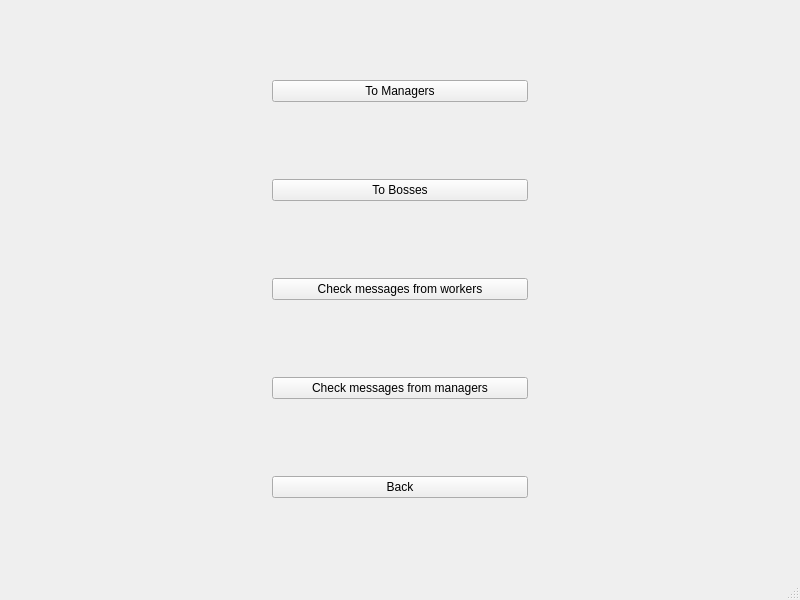
<?xml version="1.0" encoding="UTF-8"?>
<ui version="4.0">
 <class>BossMenu</class>
 <widget class="QMainWindow" name="BossMenu">
  <property name="geometry">
   <rect>
    <x>0</x>
    <y>0</y>
    <width>800</width>
    <height>600</height>
   </rect>
  </property>
  <property name="windowTitle">
   <string>MainWindow</string>
  </property>
  <widget class="QWidget" name="centralwidget">
   <layout class="QGridLayout" name="gridLayout">
    <item row="0" column="1">
     <widget class="QPushButton" name="ToManagersDB">
      <property name="text">
       <string>To Managers</string>
      </property>
     </widget>
    </item>
    <item row="1" column="1">
     <widget class="QPushButton" name="ToBossesDB">
      <property name="text">
       <string>To Bosses</string>
      </property>
     </widget>
    </item>
    <item row="2" column="0">
     <widget class="QWidget" name="widget" native="true"/>
    </item>
    <item row="2" column="1">
     <widget class="QPushButton" name="CheckMassFromWorkers">
      <property name="text">
       <string>Check messages from workers</string>
      </property>
     </widget>
    </item>
    <item row="2" column="2" rowspan="2">
     <widget class="QWidget" name="widget_2" native="true"/>
    </item>
    <item row="3" column="1">
     <widget class="QPushButton" name="CheckMassFromManagers">
      <property name="text">
       <string>Check messages from managers</string>
      </property>
     </widget>
    </item>
    <item row="4" column="1">
     <widget class="QPushButton" name="pushButton_5">
      <property name="text">
       <string>Back</string>
      </property>
     </widget>
    </item>
   </layout>
  </widget>
  <widget class="QMenuBar" name="menubar">
   <property name="geometry">
    <rect>
     <x>0</x>
     <y>0</y>
     <width>800</width>
     <height>21</height>
    </rect>
   </property>
  </widget>
  <widget class="QStatusBar" name="statusbar"/>
 </widget>
 <resources/>
 <connections/>
</ui>
